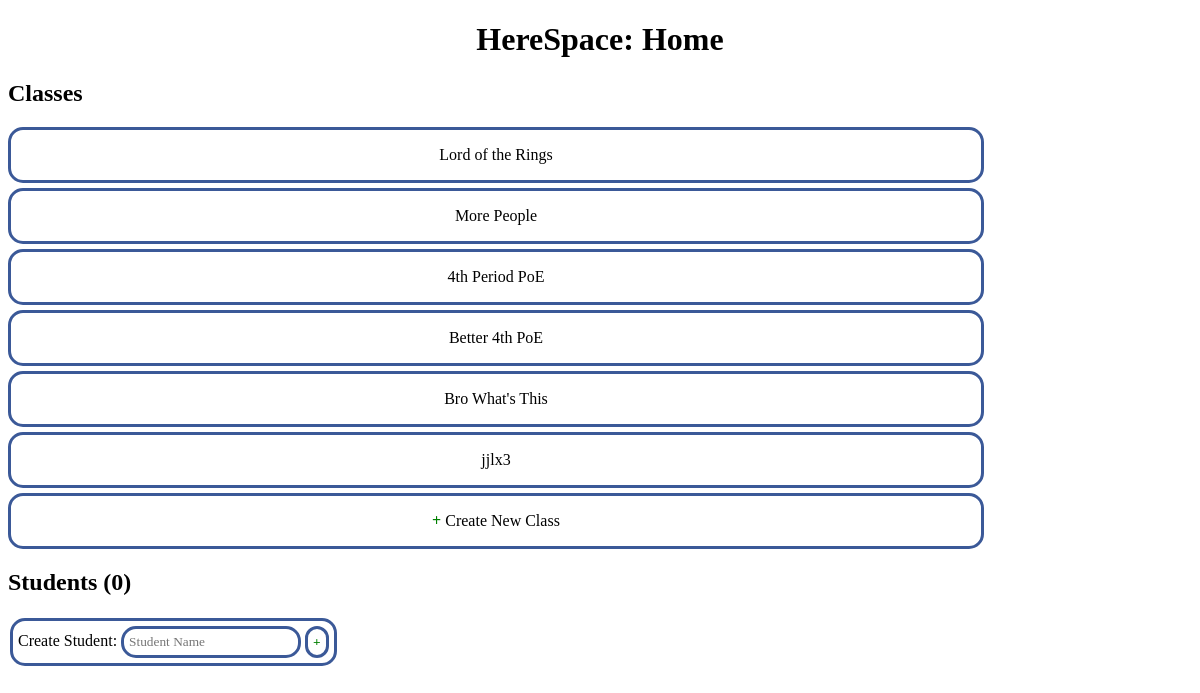
Page /home (signed in) on the committed database.
### tables this page shows
CREATE TABLE klasses
(
    klass_id INTEGER PRIMARY KEY,                        -- Each klass has a unique id.
    user_id REFERENCES users(user_id) ON DELETE CASCADE, -- The klass owner (teacher)'s id.
    klass_name TEXT                                      -- The title of the class (like "3rd period Engineering").
);

### home_route.py (the view)
@app.route("/home")
@login_required
def home():
    klasses = database_storage.fetchKlassesByUserId(current_user.get_id())
    return render_template("home.html", klasses = klasses)

### app.py (called while the page is built)
@login_manager.user_loader
def load_user(user_id):
    print("Loading user...")
    return database_storage.loadUser(user_id)

### storage/databasestorage.py (called while the page is built)
    def loadUser(self, user_id):
        user_id = int(user_id)
        self.conn_lock.acquire()
        users = self.cursor.execute("SELECT user_id, username, password_hashed_and_salted, email, user_type, student_id FROM users WHERE user_id = ?", (user_id,))
        user = users.fetchone()
        self.conn_lock.release()
        if user is None:
            return None
        return User(user_id, user[USERS_TABLE_USERNAME_COLUMN], user[USERS_TABLE_PASSWORD_HASHED_AND_SALTED_COLUMN], user[USERS_TABLE_EMAIL_COLUMN], user[USERS_TABLE_USER_TYPE_COLUMN], user[USERS_TABLE_STUDENT_ID_COLUMN], is_authenticated = True, is_active = True, is_anonymous = False)

    def fetchKlassesByUserId(self, user_id):
        user_id = int(user_id)
        self.conn_lock.acquire()
        klasses_raw = self.cursor.execute("SELECT klass_id, user_id, klass_name FROM klasses WHERE user_id = ?", (user_id,))
        klasses = []
        for klass_raw in klasses_raw:
            klasses.append(Klass(klass_raw[KLASSES_TABLE_KLASS_ID_COLUMN], klass_raw[KLASSES_TABLE_USER_ID_COLUMN], klass_raw[KLASSES_TABLE_KLASS_NAME_COLUMN]))
        self.conn_lock.release()
        return klasses

### storage/user.py (called while the page is built)
    def get_id(self):
        return str(self.user_id)

### templates/home.html (shortened to what this page needs)
<!DOCTYPE html>
<html>
    <head>
        <link rel="stylesheet" type="text/css" href="/static/stylesheets/global.css">
        <link rel="stylesheet" type="text/css" href="/static/stylesheets/home.css">
    </head>
    <body>
        <h1>
            HereSpace: Home
        </h1>
        <h2>
            Classes
        </h2>
        {% for klass in klasses %}
            <a class="buttonlike klass_entry" href="/klass?klass_id={{ klass.klass_id }}">{{ klass.klass_name }}</a>
        {% endfor %}
        {% raw %}
        <a class="buttonlike klass_entry" href="/create_klass">
            <b class="add_plus">+</b> Create New Class
        </a>
        <div id="vue_div">
            <h2>
            </h2>
            <table>
                <tr>
                    <td class="decorated">
                        Create Student: <input type="text" v-model="student_to_create_name" v-on:keyup.enter="createStudentOnClick" placeholder="Student Name" />
                        <button v-on:click="createStudentOnClick" id="create_student_button">
                            <b class="add_plus">+</b>
                        </button>
                    </td>
                </tr>
            </table>
        </div>
        {% endraw %}
    </body>
</html>

### static/stylesheets/global.css (style rules this page uses)
* { font-family: Verdana; }
h1 { text-align: center; }
.buttonlike { display: block; }
.buttonlike, .decorated, button, input, textarea { border: 3px solid #3b5998; border-radius: 15px; padding: 5px 5px 5px 5px; }
input, textarea { transition: border-color 0.5s, background-color 0.5s; }
.buttonlike, button, input[type=submit] { background-color: white; color: black; transition: background-color 0.5s, color 0.5s; }
.add_plus { color: green; }

### static/stylesheets/home.css (style rules this page uses)
.klass_entry { display: block; height: 5vh; width: 80vw; text-align: center; text-decoration: none; vertical-align: middle; line-height: 5vh; margin-bottom: 5px; }
#create_student_button { color: red; }

### rows in the picture
klasses: klass_name "Lord of the Rings"
klasses: klass_name "More People"
klasses: klass_name "4th Period PoE"
klasses: klass_name "Better 4th PoE"
klasses: klass_name "Bro What's This"
klasses: klass_name "jjlx3"
